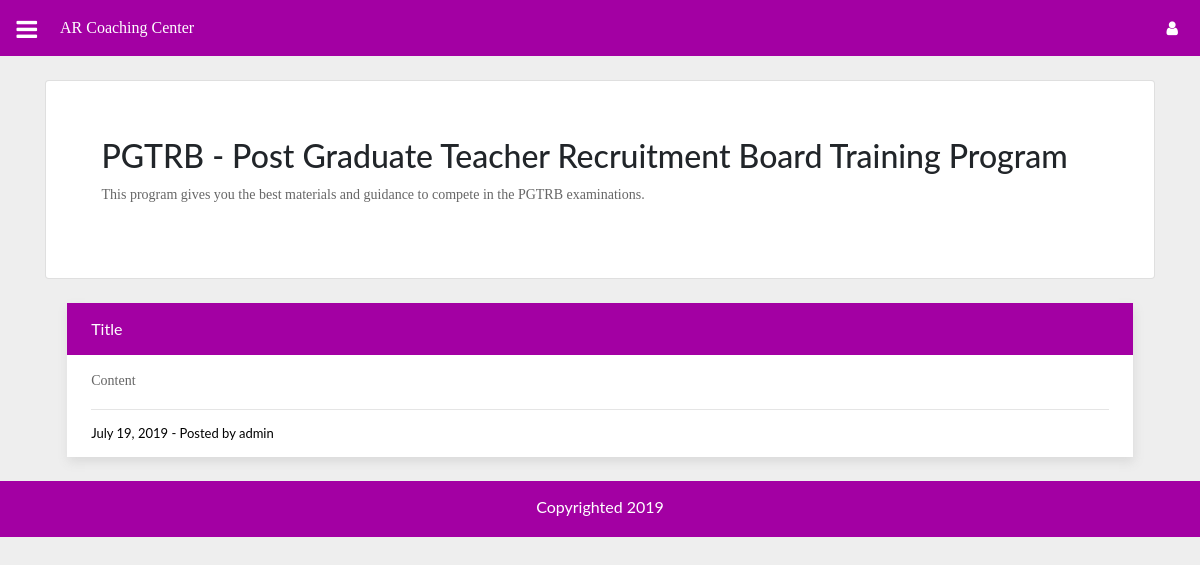
Screenshot of /m/pgtrb/ with the database file from the repository.
### blog/models.py (models this page shows, shortened)
class Post(models.Model):
	CHOICES=(('PG-TRB','PG-TRB'),('POLY-TRB','POLY-TRB'),('ENGR-TRB','ENGR-TRB'),('TNSET','TNSET'))
	title = models.CharField(max_length=255)
	content = RichTextField()
	date_posted = models.DateTimeField(default=timezone.now)
	author = models.ForeignKey(User, on_delete=models.CASCADE)
	tag =  models.CharField(max_length=255, choices=CHOICES, null=False)
	link = models.CharField(max_length=255, blank=True)

### blog/mviews.py (the view)
# urls.py: path('pgtrb/', views.pgtrb, name='pgtrb'),
def pgtrb(request):
    context={
        'posts': Post.objects.filter(tag='PG-TRB'),
        'announces': Announcement.objects.all().order_by('-id')[:7]
    }
    return render(request, "posts/mobile/pgtrb.html",context)

### blog/templates/posts/mobile/pgtrb.html (shortened to what this page needs)
{% extends "blog/mobile/base.html" %}
{% block content %}
<br>
<div class="card" style="padding: 5%">
    <h2>PGTRB - Post Graduate Teacher Recruitment Board Training Program</h2>
    <p>This program gives you the best materials and guidance to compete in the PGTRB examinations.</p>
</div>
<br>
<div style="width: 100%;">
    {% for Post in posts reversed %}
    <div class="post-body">
        <div class="post-head">{{Post.title}}</div>
        <div class="post-content">
            {{Post.content|safe}}
        </div>
        <div class="post-sub">{{Post.date_posted|date:"F d, Y"}} - Posted by {{Post.author}}</div>
    </div><br>
    {% endfor %}
</div>
{% endblock content %}

### blog/static/css/main.css (style rules this page uses)
.post-body { float: auto; box-shadow: 1px 5px 10px rgb(218, 218, 218); margin: 0 2% }
.post-head { background-color: rgb(163, 0, 163); width: 100%; padding: 14px 24px; color: white; }
.post-content { background-color: white; width: 100%; padding: 14px 24px; color: black; padding-bottom: 0px }
.post-sub { background-color: white; width: 100%; padding: 14px 24px; color: black; font-size: 13px }

### blog/static/css/login.css (style rules this page uses)
* { margin: 0px; padding: 0px; box-sizing: border-box; }
body, html { height: 100%; font-family: OpenSans-Regular, sans-serif; }
h1,h2,h3,h4,h5,h6 { margin: 0px; }
p { font-family: OpenSans-Regular; font-size: 14px; line-height: 1.7; color: #666666; margin: 0px; }

### blog/templates/blog/mobile/base.html (style rules this page uses)
body { font-family: "Lato", sans-serif; }

### rows the page displays
Post: title "Title", content "Content", date_posted "July 19, 2019", author "admin"
